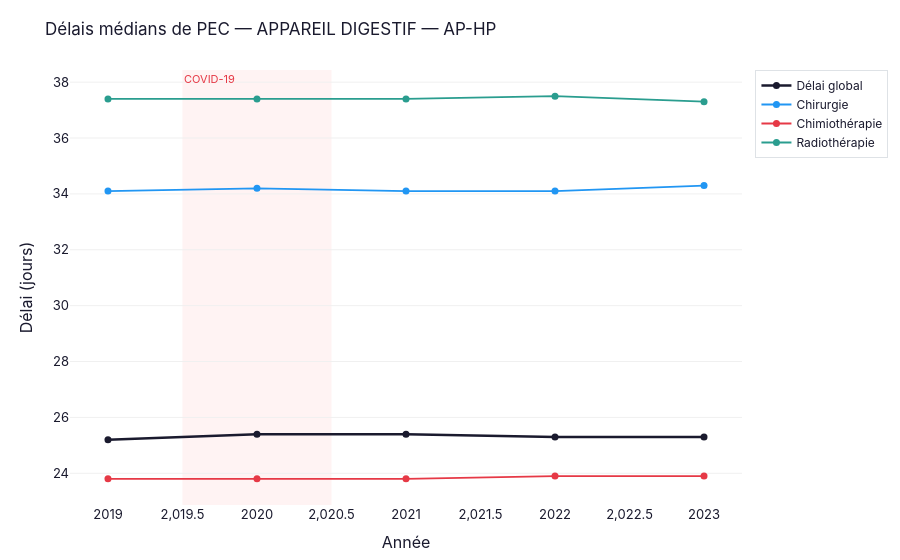

Here is the notebook cell this chart was saved with:
### Markdown cell above
## Section 4 — Délais de prise en charge

`delay_evolution` pour cet organe.

### Code cell
fig_delay = delay_evolution(aphp, ENTITY, APPAREIL, organe=ORGANE)
fig_delay.show()

### Figure 1 — Plotly figure (JSON) as saved in the notebook; plotly's stock layout.template omitted (floating-point values rounded to 4 significant figures)
{"data": [{"hovertemplate": "<b>Délai global</b><br>%{y} jours<extra></extra>", "line": {"color": "#1A1A2E", "width": 2.5}, "marker": {"size": 7}, "mode": "lines+markers", "name": "Délai global", "type": "scatter", "x": [2019, 2020, 2021, 2022, 2023], "y": [25.2, 25.4, 25.4, 25.3, 25.3]}, {"hovertemplate": "<b>Chirurgie</b><br>%{y} jours<extra></extra>", "line": {"color": "#2196F3", "width": 1.8}, "marker": {"size": 7}, "mode": "lines+markers", "name": "Chirurgie", "type": "scatter", "x": [2019, 2020, 2021, 2022, 2023], "y": [34.1, 34.2, 34.1, 34.1, 34.3]}, {"hovertemplate": "<b>Chimiothérapie</b><br>%{y} jours<extra></extra>", "line": {"color": "#E63946", "width": 1.8}, "marker": {"size": 7}, "mode": "lines+markers", "name": "Chimiothérapie", "type": "scatter", "x": [2019, 2020, 2021, 2022, 2023], "y": [23.8, 23.8, 23.8, 23.9, 23.9]}, {"hovertemplate": "<b>Radiothérapie</b><br>%{y} jours<extra></extra>", "line": {"color": "#2A9D8F", "width": 1.8}, "marker": {"size": 7}, "mode": "lines+markers", "name": "Radiothérapie", "type": "scatter", "x": [2019, 2020, 2021, 2022, 2023], "y": [37.4, 37.4, 37.4, 37.5, 37.3]}], "layout": {"annotations": [{"font": {"color": "#E63946", "size": 11}, "showarrow": false, "text": "COVID-19", "x": 2020.0, "xanchor": "left", "xref": "x", "y": 1, "yanchor": "top", "yref": "y domain"}], "font": {"color": "#1A1A2E", "family": "Inter, Arial, sans-serif", "size": 13}, "hovermode": "x unified", "legend": {"bgcolor": "rgba(255,255,255,0.95)", "bordercolor": "#DEE2E6", "borderwidth": 1, "font": {"size": 12}}, "margin": {"b": 50, "l": 70, "r": 30, "t": 70}, "paper_bgcolor": "white", "plot_bgcolor": "white", "shapes": [{"fillcolor": "#FFE8E8", "layer": "below", "line": {"width": 0}, "opacity": 0.5, "type": "rect", "x0": 2020.0, "x1": 2020.0, "xref": "x", "y0": 0, "y1": 1, "yref": "y domain"}], "title": {"font": {"size": 17}, "text": "Délais médians de PEC — APPAREIL DIGESTIF — AP-HP"}, "xaxis": {"showgrid": false, "title": {"text": "Année"}, "zeroline": false}, "yaxis": {"gridcolor": "#F0F0F0", "showgrid": true, "title": {"text": "Délai (jours)"}, "zeroline": false}}}
